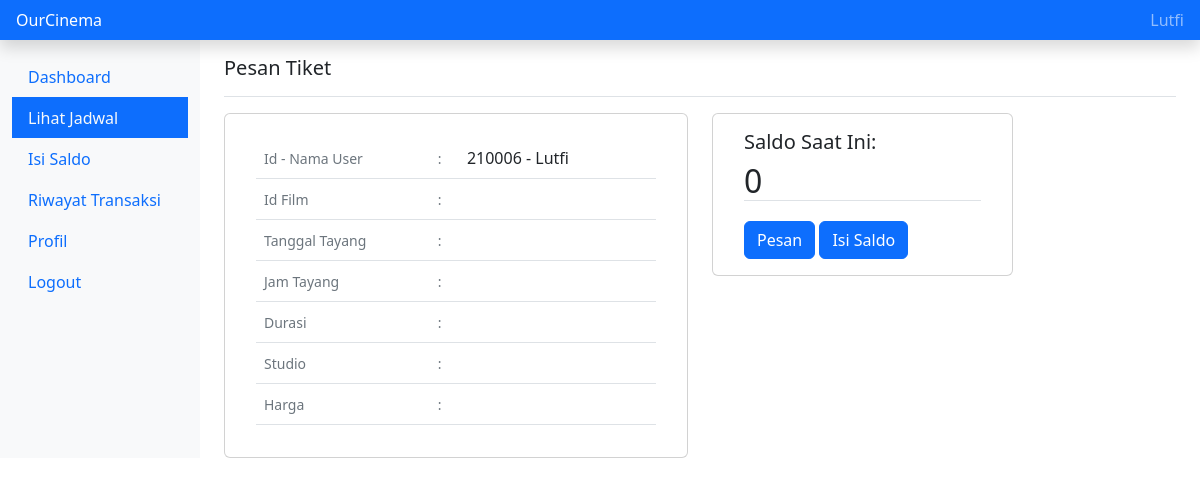
Before: /pesan_tiket.php (signed in) with the older database file.
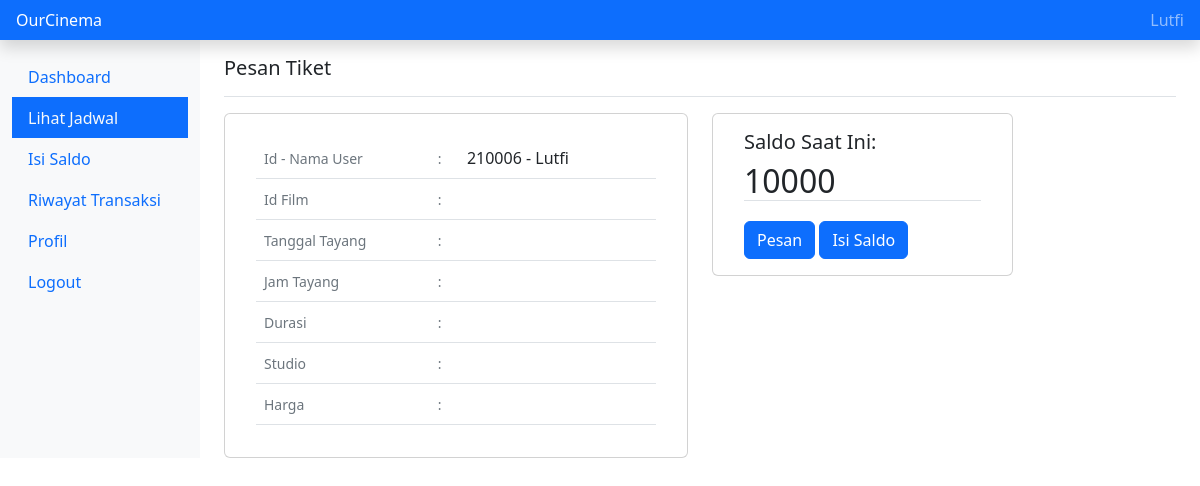
After: the same page with the newer database file.
### tables this page shows
CREATE TABLE `user` (
  `id_user` int(11) NOT NULL,
  `nama_lengkap` varchar(40) NOT NULL,
  `alamat` varchar(50) DEFAULT NULL,
  `email` varchar(30) NOT NULL,
  `nomor_hp` varchar(15) NOT NULL,
  `password` varchar(32) NOT NULL,
  `saldo` int(11) NOT NULL DEFAULT 0
);

### pesan_tiket.php (the view, shortened to what the changed rows need)
<?php
require "konek.php";
$id_user = $_SESSION["user"]['id_user'];
$query = "SELECT nama_lengkap, saldo FROM user WHERE id_user='$id_user'";
$execute = mysqli_query($mysqli, $query);
$result = mysqli_fetch_assoc($execute);
?>
<!doctype html>
<html lang="en">
  <head>
    <link href="https://cdn.jsdelivr.net/npm/bootstrap@5.2.2/dist/css/bootstrap.min.css" rel="stylesheet">
</head>
  <body>
      <div class="container-fluid">
        <div class="row">
          <main class="col-md-9 ms-sm-auto col-lg-10 px-md-4">
          <div class="row">
          <div class="col-sm-6">
          <div class="card g-0">
              <div class="card-body" style="margin-left:15px;">
                  <div style="margin-right:15px;">
                  <table class="table">
                      <tr>
                          <td><p class="card-text"><?= $id_user?> - <?= $result['nama_lengkap']?></p></td>
                      </tr>
                  </table>
                  </div>
              </div>
              </div>
          </div>
          <div class="col-sm-4">
          <div class="card g-0">
              <div class="card-body" style="margin-left:15px; margin-right:15px;">
                  <h5 class="card-title">Saldo Saat Ini:</h5>
                  <h2 class="border-bottom"><?php echo $result["saldo"] ?></h2>
                  <div style="margin-top:20px;">
                  <form method="post">
                  </form>
                </div>
                </div>
              </div>
          </div>
          </div>
          </main>
        </div>
    </div>
</body>
</html>

Changed rows visible on the page:
changed user "Lutfi": saldo "0" → "10000"
